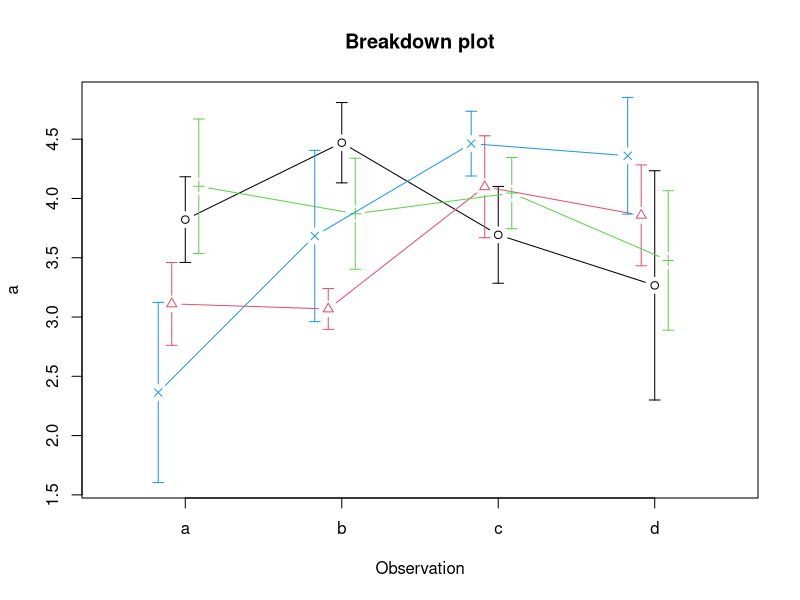
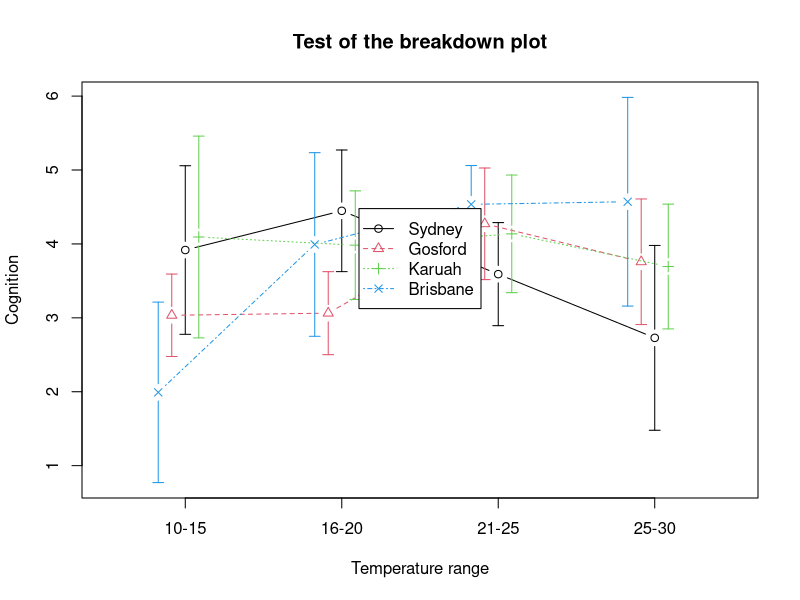

Write the R code that produced these figures, in order.
library(plotrix)


### Name: brkdn.plot
### Title: A point/line plotting routine
### Aliases: brkdn.plot
### Keywords: misc

### ** Examples

 test.df<-data.frame(a=rnorm(80)+4,b=rnorm(80)+4,c=rep(LETTERS[1:4],each=20),
  d=rep(rep(letters[1:4],each=4),5))
 # first use the default values
 brkdn.plot("a","c","d",test.df,pch=1:4,col=1:4)
 # now jazz it up a bit using medians and median absolute deviations
 # and some enhancements
 bp<-brkdn.plot(a~c+d,data=test.df,main="Test of the breakdown plot",
  mct="median",md="mad",xlab="Temperature range", ylab="Cognition",
  xaxlab=c("10-15","16-20","21-25","25-30"),pch=1:4,lty=1:4,col=1:4)
 es<-emptyspace(bp)
 legend(es,legend=c("Sydney","Gosford","Karuah","Brisbane"),pch=1:4,
  col=1:4,lty=1:4,xjust=0.5,yjust=0.5)
